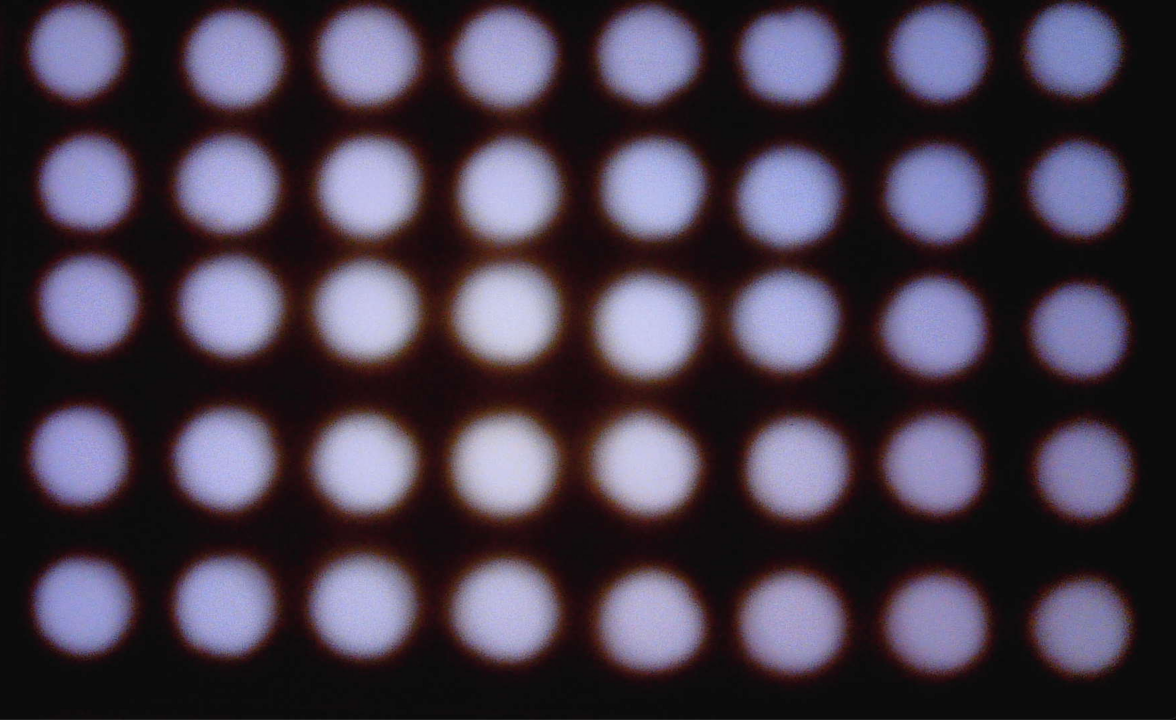
#> input picture FUZZ_prod/seq_test_real.png, 1176 x 720 px, given in place of the camera
$ python circleDetector.py
#> lines starting #> are read from the running program, lines starting #| are printed output that depends on the picture
import cv2
import numpy as np
import json
import csv

def firstSort(coordinates):
	return coordinates[1]

def secondSort(coordinates):
	return coordinates[0]

def main():
	# Detect circles from an image from the webcam
	cam = cv2.VideoCapture(1)
	cv2.namedWindow("test")
	ret, frame = cam.read()
#> frame is the input picture: shape (720, 1176, 3); mean B, G, R 75, 60.2, 70.4
	if not ret:
		print("Error! failed to grab frame")
		exit(0)

	cv2.imshow("test", frame)
	k = cv2.waitKey(1)
#> (key Esc is pressed here)
	if k%256 == 27:
		# ESC pressed
		print("Escape hit, closing...")
	elif k%256 == 32:
		# SPACE pressed
		img_name = "seq_test.jpeg".format(img_counter)
		cv2.imwrite(img_name, frame)
		print("{} written!".format(img_name))

	cam.release()

	img = cv2.imread('seq_test.jpeg', cv2.IMREAD_COLOR)
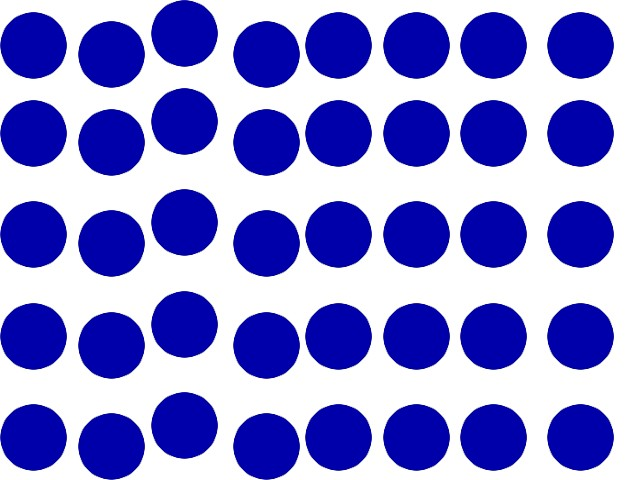
#> input picture FUZZ_prod/seq_test.jpeg, 640 x 480 px
#> img is the input picture: shape (480, 640, 3); mean B, G, R 214.7, 139.8, 139.8
	gray = cv2.cvtColor(img, cv2.COLOR_BGR2GRAY)
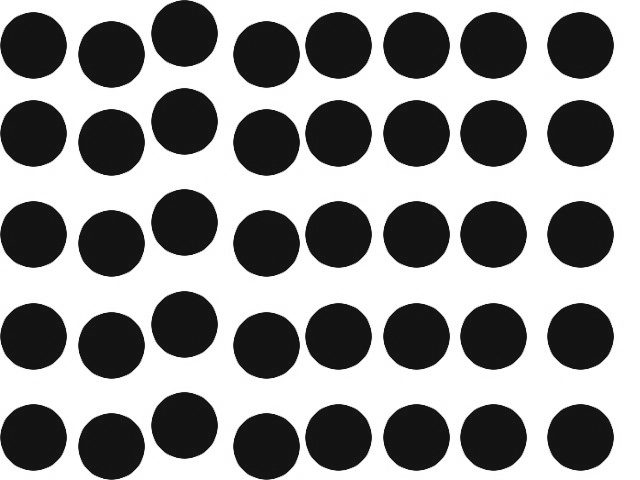
#> gray: shape (480, 640); min 12, max 255, mean 148.3
	blur = cv2.blur(gray, (3, 3))
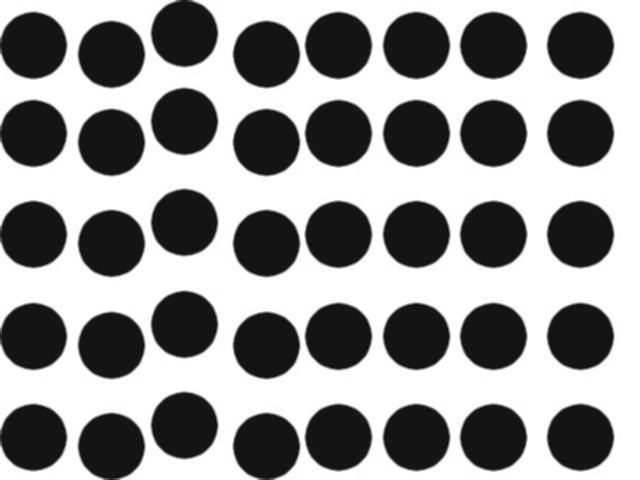
#> blur: shape (480, 640); min 18, max 255, mean 148.2
	circles = cv2.HoughCircles(blur,
					cv2.HOUGH_GRADIENT, 1, 20, param1 = 75,
				param2 = 53, minRadius = 21)
#> circles = 40 rows, first 8: [493.5, 44.5, 32.9], [111.5, 242.5, 32.9], [579.5, 234.5, 33], [183.5, 121.5, 33], [183.5, 222.5, 33], [183.5, 425.5, 33], [265.5, 142.5, 33], [265.5, 345.5, 33]

	if circles is not None:
		circles = np.uint16(np.around(circles))
#> circles = 40 rows, first 8: [494, 44, 33], [112, 242, 33], [580, 234, 33], [184, 122, 33], [184, 222, 33], [184, 426, 33], [266, 142, 33], [266, 346, 33]
		centerPixelCoordinates = []

		# Save x,y coordinates of the center pixel for each circle
		for pt in circles[0, :]:
			centerPixelCoordinates.append([int(pt[0]), int(pt[1])])
#> this loop made 40 passes
#> pt on passes 1 to 12: [494, 44, 33], [112, 242, 33], [580, 234, 33], [184, 122, 33], [184, 222, 33], [184, 426, 33], [266, 142, 33], [266, 346, 33], [416, 46, 33], [266, 54, 33], [580, 336, 33], [580, 134, 33]
#> after the loop, centerPixelCoordinates = 40 pairs, first value 32 to 580, second value 34 to 446

		# Make sure exactly 40 circles are found before proceeding
		if len(centerPixelCoordinates) != 40:
			print("Error! " + str(len(centerPixelCoordinates)) + " circles found")
		else:
			# Sort by their y values so we can get all 8 circles on each row
			centerPixelCoordinates.sort(key=firstSort)

			# Separate into 5 rows of 8 corresponding to each row of the sequencer
			coordinatesDict = {
				"guitar": centerPixelCoordinates[0:8],
				"tom": centerPixelCoordinates[8:16],
				"hihat": centerPixelCoordinates[16:24],
				"snare": centerPixelCoordinates[24:32],
				"kick": centerPixelCoordinates[32:40]
			}

			# Sort each row of 8 by their x values to get the correct order
			for key, value in coordinatesDict.items():
				value.sort(key=secondSort)
#> this loop made 5 passes
#> key on passes 1 to 5: 'guitar', 'tom', 'hihat', 'snare', 'kick'

			# Write the json file
			with open("seq.json", "w") as f:
				json.dump(coordinatesDict, f)

			# Write the CSV file
			with open('seq.csv', 'w') as f:
				writer = csv.writer(f)
				for key, value in coordinatesDict.items():
					for coordinate in value:
						writer.writerow(coordinate)
			print("Success! Find results in seq.json and seq.csv")
	else:
		print("Error! No circles found. Try adjusting Hough Circle parameters.")


if __name__ == "__main__":
    main()
